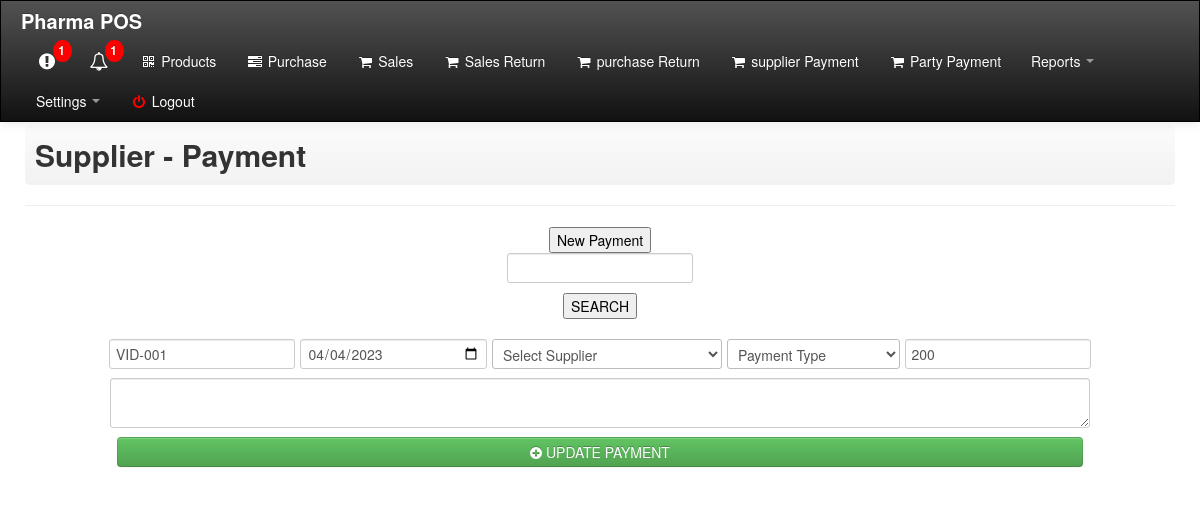
/supplier_payment.php?invoice_number=VID-001&inv_date=2023-04-06 (signed in), run on an earlier commit of the app's database.
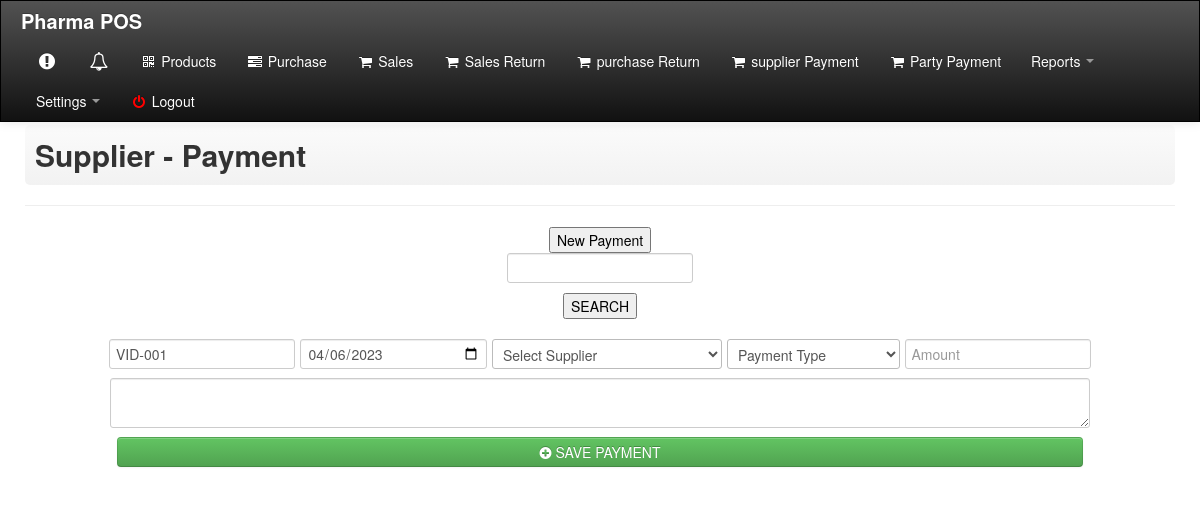
And on a later commit of the database.
### tables this page shows
CREATE TABLE `inv_supplierpayment` (
  `id` int(11) NOT NULL,
  `voucherid` varchar(20) NOT NULL,
  `voucherdate` date NOT NULL,
  `supplierid` varchar(20) NOT NULL,
  `paymenttype` varchar(20) NOT NULL,
  `amount` float NOT NULL,
  `receivermode` varchar(30) NOT NULL,
  `remarks` longtext NOT NULL,
  `entry_by` varchar(30) NOT NULL,
  `updated_by` varchar(30) NOT NULL
);

### supplier_payment.php (the view, shortened to what the changed rows need)
<?php
include("dbcon.php");
?>
<!DOCTYPE html>
<html>
<head>
	<link rel="stylesheet" type="text/css" href="css/bootstrap.css">
	<link rel="stylesheet" type="text/css" href="css/font-awesome.min.css">
	<link rel="stylesheet" type="text/css" href="css/bootstrap-responsive.css">
	<link rel="stylesheet" href="css/jquery.css">
	<link rel="stylesheet" type="text/css" href="src/facebox.css">
	<link rel="stylesheet" type="text/css" href="css/style.css">
</head>
<body>
	<?php include('top_menu.php'); ?>
 <div class="container" style="background-color:#fff;">
                  <strong><?php
                    include("dbcon.php");
                  ?></strong>
     <div class="row">
      <div class="contentheader">
        <h2 style="margin:0px;">Supplier - Payment</h2>
       </div> <hr>
				<?php
					$invoice_number= $_GET['invoice_number'];
					$select_sql_master 		= "SELECT * FROM `inv_supplierpayment` WHERE `voucherid` = '$invoice_number' ";
					$select_query_master 	= mysqli_query($con ,$select_sql_master);
					$rowMaster	= mysqli_fetch_array($select_query_master);
					$dates		= isset($rowMaster['voucherdate']);
					if(isset($_GET['inv_date'])){
						$inv_date = $_GET['inv_date'];
					}else{
						$inv_date = $dates;
					}
				?>
				<center>
				<form method="POST" action="save_s_payment.php?invoice_number=<?php echo $_GET['invoice_number']?> " >
					<input type="text" name="invoice_number" value="<?php echo $_GET['invoice_number'];?>" style="width:15%">
					<input type="date" name="date" id="price_date" value="<?php if(isset($rowMaster['voucherdate'])){echo $rowMaster['voucherdate'];}else{echo $inv_date;}?>" style="width:15%">
					<select class="form-control" name="supplier" style="width:20%">
						<option value="">Select Supplier</option>
					</select>
					<select class="form-control" name="paymenttype" style="width:15%">
						<option value="">Payment Type</option>
					</select>
					<input type="text" name="amount" required  autocomplete="off" placeholder="Amount" style="width:15%" value="<?php if(isset($rowMaster['amount'])){echo $rowMaster['amount'];}?>">
					<textarea name="remarks" style="width:84%" required><?php if(isset($rowMaster['remarks'])){echo $rowMaster['remarks'];}?></textarea>
					<Button type="submit"  name="<?php if(isset($rowMaster['voucherid'])){echo 'updateSubmit';}else{echo 'submit';}?>" class="btn btn-success btn-block" id="btn_submit" style="width:84%"><i class="icon icon-plus-sign"></i> <?php if(isset($rowMaster['voucherid'])){echo 'UPDATE PAYMENT';}else{echo 'SAVE PAYMENT';}?></button></center>
			</div>
      </div>
  </body>
 </html>

### top_menu.php (shortened to what the changed rows need)
<?php
$invoice_number = getDefaultCategoryCode('inv_issue', 'IssueID', '03d', '001', 'INV-');
function getDefaultCategoryCode($table, $fieldName, $modifier, $defaultCode, $prefix){
    global $con;
    $sql    = "SELECT count($fieldName) as total_row FROM $table";
    $result = $con->query($sql);
    $lastRows   = $result->fetch_object();
    $number     = intval($lastRows->total_row) + 1;
    $defaultCode = $prefix.sprintf('%'.$modifier, $number);
    return $defaultCode;
}
 ?>
<div class="navbar navbar-inverse navbar-fixed-top" style="font-size:14px;">
	<div class=" navbar-inner">
		<div class="container-fluid">
			<div class="nav-collapse">
				<ul class="nav pull-right">
					<li>
						<?php
							include("dbcon.php");
							$quantity = "10";
							$select_sql1 = "SELECT * FROM `stock` where `remain_quantity` <= '$quantity' and status='Available'";
							$result1 = mysqli_query($con,$select_sql1);
							$row2 = $result1->num_rows;
							if($row2 == 0)
								{
									echo ' <a  href="#" class="notification label-inverse" > <span class="icon-exclamation-sign icon-large"></span></a>';
								}
							else
								{
									echo ' <a  href="qty_alert.php" class="notification label-inverse" id="popup"> <span class="icon-exclamation-sign icon-large"></span> <span class="badge">'.$row2.'</span></a>';
								}
						?>
					</li>
					<li>
						<?php
							$date = date('d-m-Y');
							$inc_date = date("Y-m-d", strtotime("+6 month", strtotime($date)));
							$select_sql = "SELECT  * FROM stock WHERE expire_date <= '$inc_date' and status='Available' ";
							$result =  mysqli_query($con,$select_sql);
							$row1 = $result->num_rows;
							if($row1 == 0)
								{
									echo ' <a  href="#" class="notification label-inverse" > <span class="icon-bell icon-large"></span></a>';
								}
							else
								{
									echo ' <a  href="ex_alert.php" class="notification label-inverse" id="popup"> <span class="icon-bell icon-large"></span> <span class="badge">'.$row1.'</span></a>';
								}
						?>
					</li>
				</ul>
			</div>
		</div>
	</div>
</div>

What changed in the data, as far as the page shows it:
removed inv_supplierpayment: date "04/04/2023", amount "200"
Also different on the page:
form field date: (not shown) → "04/06/2023"
$row2: "1" → (not shown)
$row1: "1" → (not shown)
text no longer shown: "UPDATE PAYMENT"
text now shown: "SAVE PAYMENT"
